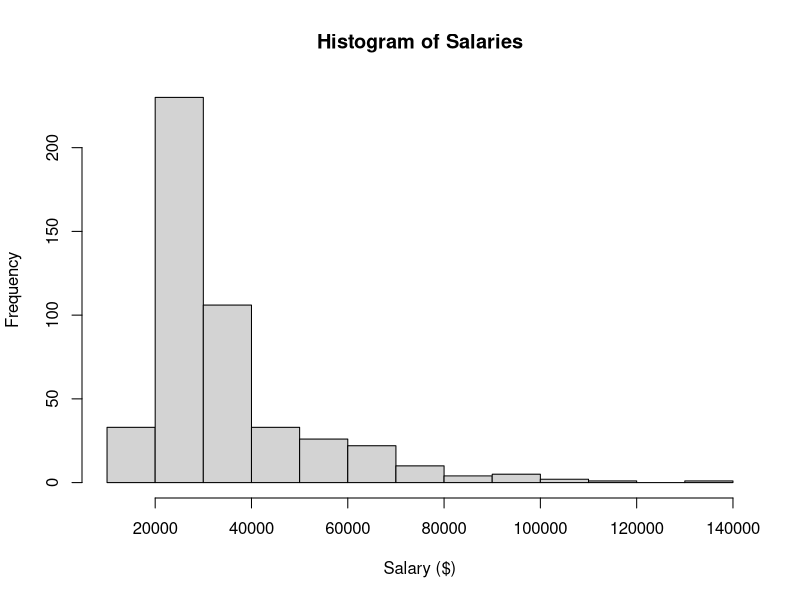
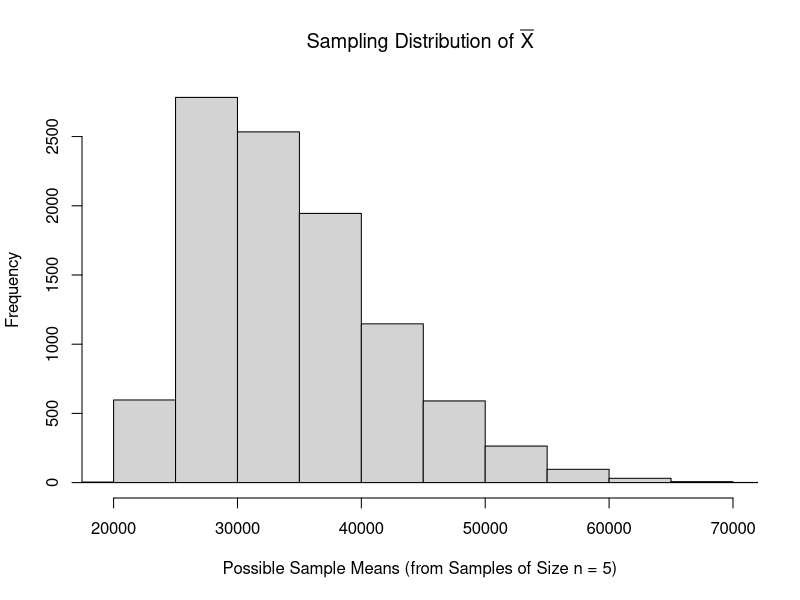
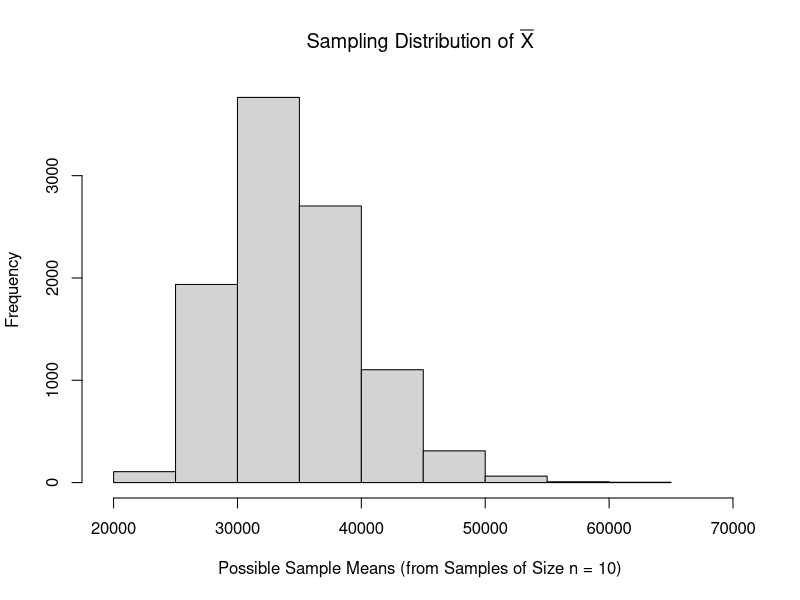
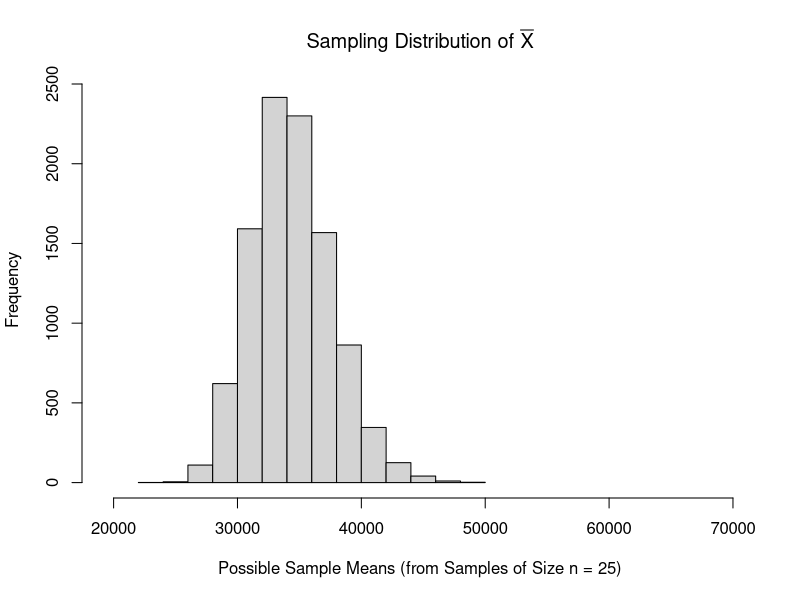
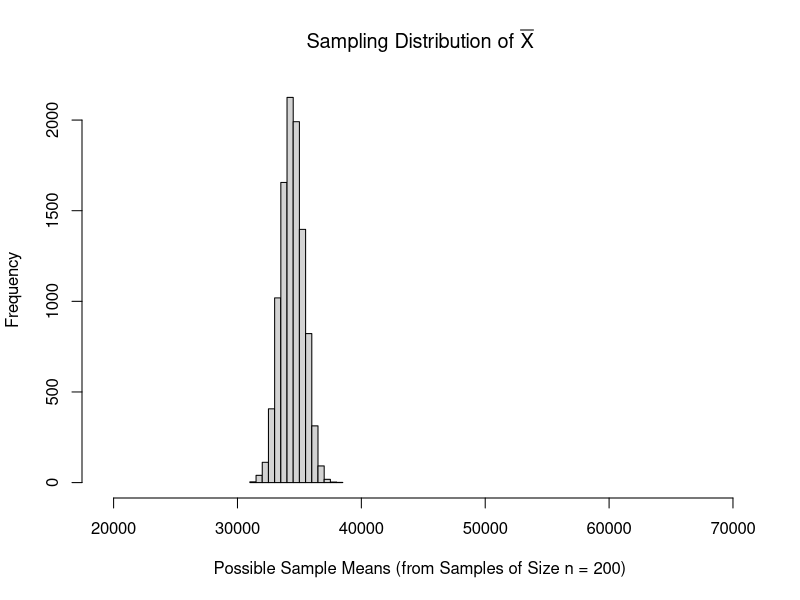
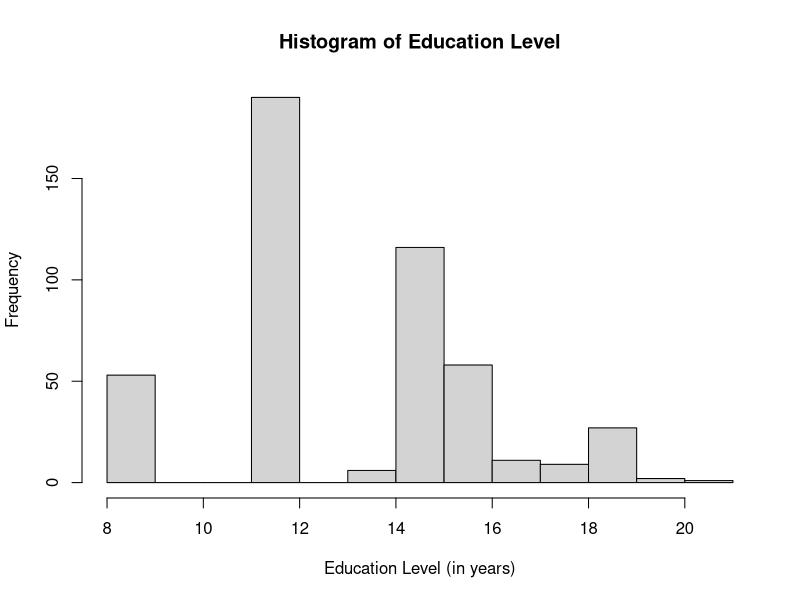
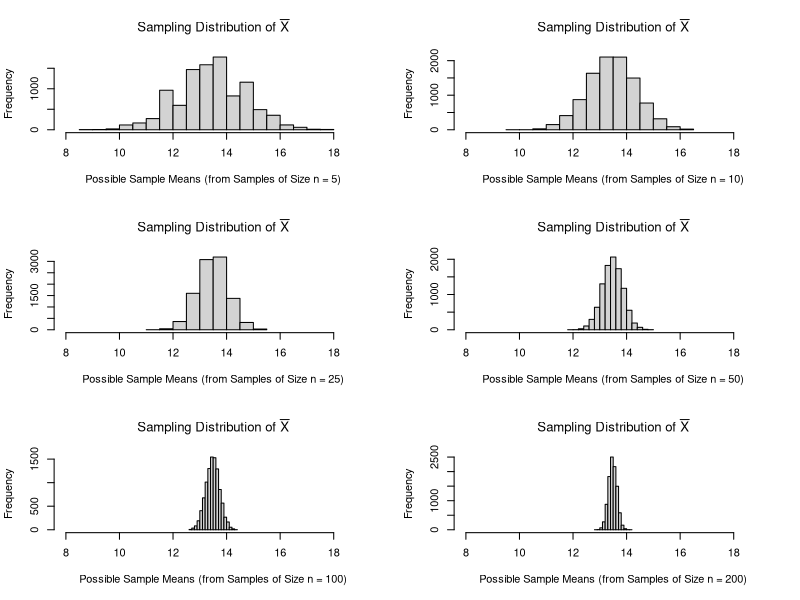

Reproduce these figures in R, in order.
## ---- chunk 1
knitr::opts_chunk$set(echo = TRUE)
## ---- chunk 2
employee <- read.csv("employee.csv")
## ---- chunk 3
head(employee)
## ---- chunk 4
hist(employee$salary,
     xlab = "Salary ($)",
     main = "Histogram of Salaries")
## ---- chunk 5
mean(employee$salary)
sd(employee$salary)
## ---- chunk 6
randomSample <- function(data, n, column = 1){
  
  random_sample <- data[sample(1:nrow(data), n), column]
  print(paste("Variable:", colnames(employee)[column]))
  print(paste("Generated Random Sample of Size", n))
  print(random_sample)
  print(paste("Sample Mean:", mean(random_sample)))
  
}
## ---- chunk 7
randomSample(data = employee, n = 5, column = 1)
## ---- chunk 8
# Replace this text with your code
randomSample(data = employee, n = 25, column = 1)
## ---- chunk 9
samplingDist <- function(data, n, column = 1){
  
  sample_means <- rep(0, 10000)
  for(i in 1:10000) {
    randomSample <- data[sample(1:nrow(data), n, replace = FALSE), column]
    sample_means[i] <- mean(randomSample)
  }
  
  x.min <- quantile(data[,column], 0.05)
  x.max <- quantile(data[,column], 0.95)
  
  hist(sample_means,
       main = bquote(paste("Sampling Distribution of ", bar(X))),
       xlab = paste("Possible Sample Means (from Samples of Size n = ", n, ")", sep =""),
       xlim = c(x.min, x.max))
  
}
## ---- chunk 10
samplingDist(data = employee, n = 5, column = 1)
## ---- chunk 11
samplingDist(data = employee, n = 10, column = 1)
## ---- chunk 12
samplingDist(data = employee, n = 25, column = 1)
## ---- chunk 13
samplingDist(data = employee, n = 200, column = 1)

## ---- chunk 14
mean(employee$edu)
sd(employee$edu)
## ---- chunk 15
hist(employee$edu,
     main = "Histogram of Education Level",
     xlab = "Education Level (in years)")
## ---- chunk 16
par(mfrow = c(3,2)) # this code puts the graphs in a 3X2 grid
samplingDist(employee, n = 5, column = 3)
samplingDist(employee, n = 10, column = 3)
samplingDist(employee, n = 25, column = 3)
samplingDist(employee, n = 50, column = 3)
samplingDist(employee, n = 100, column = 3)
samplingDist(employee, n = 200, column = 3)
## ---- chunk 17
phones <- read.csv("phone_usage_student_survey.csv")
## ---- chunk 18
# Replace this text with your code!

## ---- chunk 19
# Replace this comment with your code

## ---- chunk 20
# Replace this comment with your code

## ---- chunk 21
# Replace this comment with your code

## ---- chunk 22
# Replace this comment with your code

## ---- chunk 23
# Replace this comment with your code

